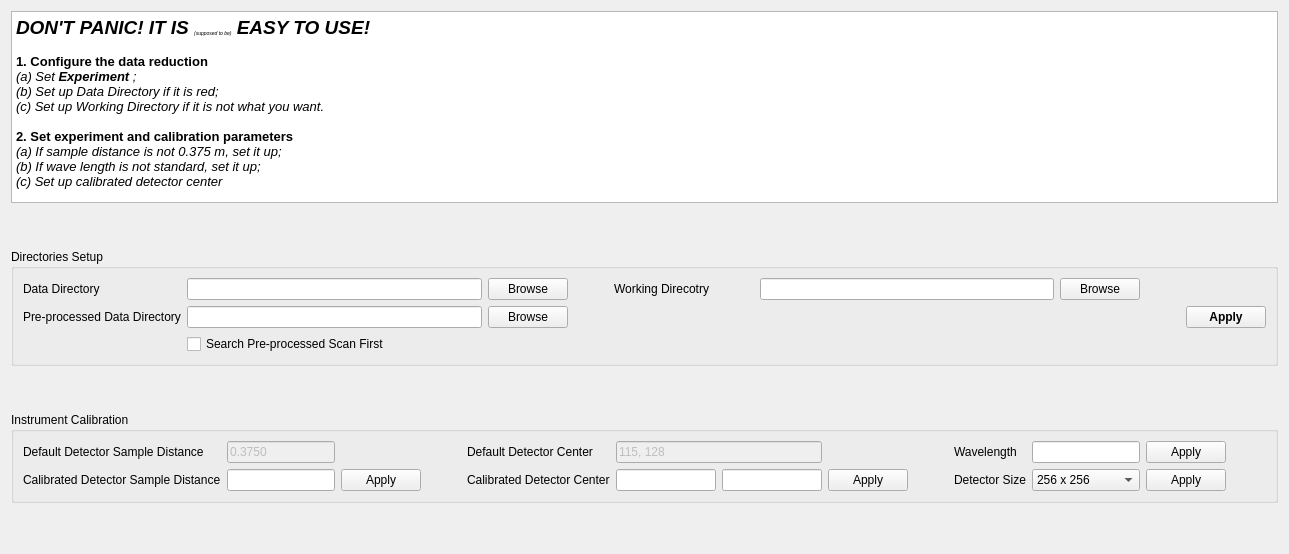
          <widget class="QWidget" name="tab">
           <attribute name="title">
            <string>Setup &amp;&amp; Data Access</string>
           </attribute>
           <layout class="QGridLayout" name="gridLayout_5">
            <item row="5" column="0">
             <widget class="QGroupBox" name="groupBox_11">
              <property name="title">
               <string>Instrument Calibration</string>
              </property>
              <layout class="QGridLayout" name="gridLayout_16">
               <item row="0" column="11">
                <spacer name="horizontalSpacer_26">
                 <property name="orientation">
                  <enum>Qt::Horizontal</enum>
                 </property>
                 <property name="sizeHint" stdset="0">
                  <size>
                   <width>40</width>
                   <height>20</height>
                  </size>
                 </property>
                </spacer>
               </item>
               <item row="1" column="11">
                <spacer name="horizontalSpacer_16">
                 <property name="orientation">
                  <enum>Qt::Horizontal</enum>
                 </property>
                 <property name="sizeHint" stdset="0">
                  <size>
                   <width>40</width>
                   <height>20</height>
                  </size>
                 </property>
                </spacer>
               </item>
               <item row="0" column="1">
                <widget class="QLineEdit" name="lineEdit_defaultSampleDetDistance">
                 <property name="enabled">
                  <bool>false</bool>
                 </property>
                 <property name="sizePolicy">
                  <sizepolicy hsizetype="Preferred" vsizetype="Fixed">
                   <horstretch>0</horstretch>
                   <verstretch>0</verstretch>
                  </sizepolicy>
                 </property>
                 <property name="text">
                  <string>0.3750</string>
                 </property>
                </widget>
               </item>
               <item row="1" column="0">
                <widget class="QLabel" name="label_38">
                 <property name="text">
                  <string>Calibrated Detector Sample Distance</string>
                 </property>
                </widget>
               </item>
               <item row="1" column="2">
                <widget class="QPushButton" name="pushButton_applyCalibratedSampleDistance">
                 <property name="enabled">
                  <bool>true</bool>
                 </property>
                 <property name="text">
                  <string>Apply</string>
                 </property>
                </widget>
               </item>
               <item row="1" column="1">
                <widget class="QLineEdit" name="lineEdit_userDetSampleDistance">
                 <property name="sizePolicy">
                  <sizepolicy hsizetype="Preferred" vsizetype="Fixed">
                   <horstretch>0</horstretch>
                   <verstretch>0</verstretch>
                  </sizepolicy>
                 </property>
                </widget>
               </item>
               <item row="0" column="3">
                <spacer name="horizontalSpacer_29">
                 <property name="orientation">
                  <enum>Qt::Horizontal</enum>
                 </property>
                 <property name="sizeType">
                  <enum>QSizePolicy::Preferred</enum>
                 </property>
                 <property name="sizeHint" stdset="0">
                  <size>
                   <width>40</width>
                   <height>20</height>
                  </size>
                 </property>
                </spacer>
               </item>
               <item row="0" column="0">
                <widget class="QLabel" name="label_33">
                 <property name="text">
                  <string>Default Detector Sample Distance</string>
                 </property>
                </widget>
               </item>
               <item row="0" column="8">
                <widget class="QLabel" name="label_36">
                 <property name="text">
                  <string>Wavelength</string>
                 </property>
                </widget>
               </item>
               <item row="1" column="4">
                <widget class="QLabel" name="label_10">
                 <property name="text">
                  <string>Calibrated Detector Center</string>
                 </property>
                </widget>
               </item>
               <item row="1" column="5">
                <layout class="QHBoxLayout" name="horizontalLayout_17">
                 <item>
                  <widget class="QLineEdit" name="lineEdit_detCenterPixHorizontal">
                   <property name="sizePolicy">
                    <sizepolicy hsizetype="Preferred" vsizetype="Fixed">
                     <horstretch>0</horstretch>
                     <verstretch>0</verstretch>
                    </sizepolicy>
                   </property>
                   <property name="maximumSize">
                    <size>
                     <width>100</width>
                     <height>16777215</height>
                    </size>
                   </property>
                   <property name="toolTip">
                    <string>&lt;html&gt;&lt;head/&gt;&lt;body&gt;&lt;p&gt;&lt;span style=&quot; font-weight:600;&quot;&gt;ROW NUMBER&lt;/span&gt; of User-specified detector center&lt;/p&gt;&lt;/body&gt;&lt;/html&gt;</string>
                   </property>
                  </widget>
                 </item>
                 <item>
                  <widget class="QLineEdit" name="lineEdit_detCenterPixVertical">
                   <property name="sizePolicy">
                    <sizepolicy hsizetype="Preferred" vsizetype="Fixed">
                     <horstretch>0</horstretch>
                     <verstretch>0</verstretch>
                    </sizepolicy>
                   </property>
                   <property name="maximumSize">
                    <size>
                     <width>100</width>
                     <height>16777215</height>
                    </size>
                   </property>
                   <property name="toolTip">
                    <string>&lt;html&gt;&lt;head/&gt;&lt;body&gt;&lt;p&gt;&lt;span style=&quot; font-weight:600;&quot;&gt;COLUMN NUMBER&lt;/span&gt; of User-specified detector center&lt;/p&gt;&lt;/body&gt;&lt;/html&gt;</string>
                   </property>
                  </widget>
                 </item>
                </layout>
               </item>
               <item row="1" column="6">
                <widget class="QPushButton" name="pushButton_applyUserDetCenter">
                 <property name="enabled">
                  <bool>true</bool>
                 </property>
                 <property name="text">
                  <string>Apply</string>
                 </property>
                </widget>
               </item>
               <item row="0" column="4">
                <widget class="QLabel" name="label_19">
                 <property name="text">
                  <string>Default Detector Center</string>
                 </property>
                </widget>
               </item>
               <item row="0" column="10">
                <widget class="QPushButton" name="pushButton_applyUserWavelength">
                 <property name="text">
                  <string>Apply</string>
                 </property>
                </widget>
               </item>
               <item row="0" column="7">
                <spacer name="horizontalSpacer_34">
                 <property name="orientation">
                  <enum>Qt::Horizontal</enum>
                 </property>
                 <property name="sizeType">
                  <enum>QSizePolicy::Preferred</enum>
                 </property>
                 <property name="sizeHint" stdset="0">
                  <size>
                   <width>40</width>
                   <height>20</height>
                  </size>
                 </property>
                </spacer>
               </item>
               <item row="0" column="9">
                <widget class="QLineEdit" name="lineEdit_userWaveLength">
                 <property name="sizePolicy">
                  <sizepolicy hsizetype="Preferred" vsizetype="Fixed">
                   <horstretch>0</horstretch>
                   <verstretch>0</verstretch>
                  </sizepolicy>
                 </property>
                 <property name="text">
                  <string/>
                 </property>
                </widget>
               </item>
               <item row="0" column="5">
                <widget class="QLineEdit" name="lineEdit_defaultDetCenter">
                 <property name="enabled">
                  <bool>false</bool>
                 </property>
                 <property name="text">
                  <string>115, 128</string>
                 </property>
                </widget>
               </item>
               <item row="1" column="8">
                <widget class="QLabel" name="label_70">
                 <property name="text">
                  <string>Detector Size</string>
                 </property>
                </widget>
               </item>
               <item row="1" column="10">
                <widget class="QPushButton" name="pushButton_applyDetectorSize">
                 <property name="text">
                  <string>Apply</string>
                 </property>
                </widget>
               </item>
               <item row="1" column="9">
                <widget class="QComboBox" name="comboBox_detectorSize">
                 <item>
                  <property name="text">
                   <string>256 x 256</string>
                  </property>
                 </item>
                 <item>
                  <property name="text">
                   <string>512 x 512</string>
                  </property>
                 </item>
                </widget>
               </item>
              </layout>
             </widget>
            </item>
            <item row="2" column="0">
             <widget class="QGroupBox" name="groupBox">
              <property name="title">
               <string>Directories Setup</string>
              </property>
              <layout class="QGridLayout" name="gridLayout_11">
               <item row="1" column="2">
                <widget class="QPushButton" name="pushButton_browseLocalDataDir">
                 <property name="text">
                  <string>Browse</string>
                 </property>
                </widget>
               </item>
               <item row="1" column="1">
                <widget class="QLineEdit" name="lineEdit_localSpiceDir">
                 <property name="sizePolicy">
                  <sizepolicy hsizetype="Expanding" vsizetype="Fixed">
                   <horstretch>0</horstretch>
                   <verstretch>0</verstretch>
                  </sizepolicy>
                 </property>
                 <property name="toolTip">
                  <string>&lt;html&gt;&lt;head/&gt;&lt;body&gt;&lt;p&gt;Directory for local data storage&lt;/p&gt;&lt;/body&gt;&lt;/html&gt;</string>
                 </property>
                </widget>
               </item>
               <item row="1" column="3">
                <spacer name="horizontalSpacer">
                 <property name="orientation">
                  <enum>Qt::Horizontal</enum>
                 </property>
                 <property name="sizeType">
                  <enum>QSizePolicy::Preferred</enum>
                 </property>
                 <property name="sizeHint" stdset="0">
                  <size>
                   <width>40</width>
                   <height>20</height>
                  </size>
                 </property>
                </spacer>
               </item>
               <item row="1" column="0">
                <widget class="QLabel" name="label_dir">
                 <property name="sizePolicy">
                  <sizepolicy hsizetype="Fixed" vsizetype="Preferred">
                   <horstretch>0</horstretch>
                   <verstretch>0</verstretch>
                  </sizepolicy>
                 </property>
                 <property name="minimumSize">
                  <size>
                   <width>80</width>
                   <height>0</height>
                  </size>
                 </property>
                 <property name="toolTip">
                  <string>&lt;html&gt;&lt;head/&gt;&lt;body&gt;&lt;p&gt;Directory for local data storage&lt;/p&gt;&lt;/body&gt;&lt;/html&gt;</string>
                 </property>
                 <property name="text">
                  <string>Data Directory</string>
                 </property>
                 <property name="alignment">
                  <set>Qt::AlignLeading|Qt::AlignLeft|Qt::AlignVCenter</set>
                 </property>
                </widget>
               </item>
               <item row="1" column="6">
                <widget class="QPushButton" name="pushButton_browseWorkDir">
                 <property name="text">
                  <string>Browse</string>
                 </property>
                </widget>
               </item>
               <item row="1" column="5">
                <widget class="QLineEdit" name="lineEdit_workDir">
                 <property name="sizePolicy">
                  <sizepolicy hsizetype="Expanding" vsizetype="Fixed">
                   <horstretch>0</horstretch>
                   <verstretch>0</verstretch>
                  </sizepolicy>
                 </property>
                 <property name="toolTip">
                  <string>&lt;html&gt;&lt;head/&gt;&lt;body&gt;&lt;p&gt;Directory to save outcome of the data reduction&lt;/p&gt;&lt;/body&gt;&lt;/html&gt;</string>
                 </property>
                </widget>
               </item>
               <item row="1" column="4">
                <widget class="QLabel" name="label_2">
                 <property name="sizePolicy">
                  <sizepolicy hsizetype="Fixed" vsizetype="Preferred">
                   <horstretch>0</horstretch>
                   <verstretch>0</verstretch>
                  </sizepolicy>
                 </property>
                 <property name="minimumSize">
                  <size>
                   <width>140</width>
                   <height>1</height>
                  </size>
                 </property>
                 <property name="maximumSize">
                  <size>
                   <width>140</width>
                   <height>16777215</height>
                  </size>
                 </property>
                 <property name="toolTip">
                  <string>&lt;html&gt;&lt;head/&gt;&lt;body&gt;&lt;p&gt;Directory to save outcome of the data reduction&lt;/p&gt;&lt;/body&gt;&lt;/html&gt;</string>
                 </property>
                 <property name="text">
                  <string>Working Direcotry</string>
                 </property>
                </widget>
               </item>
               <item row="2" column="7">
                <spacer name="horizontalSpacer_2">
                 <property name="orientation">
                  <enum>Qt::Horizontal</enum>
                 </property>
                 <property name="sizeType">
                  <enum>QSizePolicy::Preferred</enum>
                 </property>
                 <property name="sizeHint" stdset="0">
                  <size>
                   <width>40</width>
                   <height>20</height>
                  </size>
                 </property>
                </spacer>
               </item>
               <item row="2" column="0">
                <widget class="QLabel" name="label">
                 <property name="text">
                  <string>Pre-processed Data Directory</string>
                 </property>
                </widget>
               </item>
               <item row="2" column="8">
                <widget class="QPushButton" name="pushButton_applySetup">
                 <property name="font">
                  <font>
                   <weight>75</weight>
                   <bold>true</bold>
                  </font>
                 </property>
                 <property name="toolTip">
                  <string>&lt;html&gt;&lt;head/&gt;&lt;body&gt;&lt;p&gt;&lt;span style=&quot; font-weight:400;&quot;&gt;Check directories and apply!&lt;/span&gt;&lt;/p&gt;&lt;/body&gt;&lt;/html&gt;</string>
                 </property>
                 <property name="text">
                  <string>Apply</string>
                 </property>
                </widget>
               </item>
               <item row="2" column="1">
                <widget class="QLineEdit" name="lineEdit_preprocessedDir"/>
               </item>
               <item row="2" column="2">
                <widget class="QPushButton" name="pushButton_browsePreprocessed">
                 <property name="text">
                  <string>Browse</string>
                 </property>
                </widget>
               </item>
               <item row="3" column="1">
                <widget class="QCheckBox" name="checkBox_searchPreprocessedFirst">
                 <property name="text">
                  <string>Search Pre-processed Scan First</string>
                 </property>
                </widget>
               </item>
              </layout>
             </widget>
            </item>
            <item row="6" column="0">
             <spacer name="verticalSpacer_2">
              <property name="orientation">
               <enum>Qt::Vertical</enum>
              </property>
              <property name="sizeHint" stdset="0">
               <size>
                <width>20</width>
                <height>40</height>
               </size>
              </property>
             </spacer>
            </item>
            <item row="4" column="0">
             <spacer name="verticalSpacer_4">
              <property name="orientation">
               <enum>Qt::Vertical</enum>
              </property>
              <property name="sizeType">
               <enum>QSizePolicy::Preferred</enum>
              </property>
              <property name="sizeHint" stdset="0">
               <size>
                <width>20</width>
                <height>40</height>
               </size>
              </property>
             </spacer>
            </item>
            <item row="0" column="0">
             <widget class="QTextEdit" name="textEdit">
              <property name="enabled">
               <bool>true</bool>
              </property>
              <property name="sizePolicy">
               <sizepolicy hsizetype="Expanding" vsizetype="Preferred">
                <horstretch>0</horstretch>
                <verstretch>0</verstretch>
               </sizepolicy>
              </property>
              <property name="readOnly">
               <bool>true</bool>
              </property>
              <property name="html">
               <string>&lt;!DOCTYPE HTML PUBLIC &quot;-//W3C//DTD HTML 4.0//EN&quot; &quot;http://www.w3.org/TR/REC-html40/strict.dtd&quot;&gt;
&lt;html&gt;&lt;head&gt;&lt;meta name=&quot;qrichtext&quot; content=&quot;1&quot; /&gt;&lt;style type=&quot;text/css&quot;&gt;
p, li { white-space: pre-wrap; }
&lt;/style&gt;&lt;/head&gt;&lt;body style=&quot; font-family:'Ubuntu'; font-size:11pt; font-weight:400; font-style:normal;&quot;&gt;
&lt;p style=&quot; margin-top:0px; margin-bottom:0px; margin-left:0px; margin-right:0px; -qt-block-indent:0; text-indent:0px;&quot;&gt;&lt;span style=&quot; font-size:14pt; font-weight:600; font-style:italic;&quot;&gt;DON'T PANIC! IT IS &lt;/span&gt;&lt;span style=&quot; font-size:7pt; font-style:italic; vertical-align:sub;&quot;&gt;(supposed to be)&lt;/span&gt;&lt;span style=&quot; font-size:14pt; font-weight:600; font-style:italic;&quot;&gt; EASY TO USE!&lt;/span&gt;&lt;/p&gt;
&lt;p style=&quot;-qt-paragraph-type:empty; margin-top:0px; margin-bottom:0px; margin-left:0px; margin-right:0px; -qt-block-indent:0; text-indent:0px; font-size:10pt; font-weight:600;&quot;&gt;&lt;br /&gt;&lt;/p&gt;
&lt;p style=&quot; margin-top:0px; margin-bottom:0px; margin-left:0px; margin-right:0px; -qt-block-indent:0; text-indent:0px;&quot;&gt;&lt;span style=&quot; font-size:10pt; font-weight:600;&quot;&gt;1. Configure the data reduction&lt;/span&gt;&lt;/p&gt;
&lt;p style=&quot; margin-top:0px; margin-bottom:0px; margin-left:0px; margin-right:0px; -qt-block-indent:0; text-indent:0px;&quot;&gt;&lt;span style=&quot; font-size:10pt; font-style:italic;&quot;&gt;(a) Set &lt;/span&gt;&lt;span style=&quot; font-size:10pt; font-weight:600; font-style:italic;&quot;&gt;Experiment &lt;/span&gt;&lt;span style=&quot; font-size:10pt; font-style:italic;&quot;&gt;;&lt;/span&gt;&lt;/p&gt;
&lt;p style=&quot; margin-top:0px; margin-bottom:0px; margin-left:0px; margin-right:0px; -qt-block-indent:0; text-indent:0px;&quot;&gt;&lt;span style=&quot; font-size:10pt; font-style:italic;&quot;&gt;(b) Set up Data Directory if it is red;&lt;/span&gt;&lt;/p&gt;
&lt;p style=&quot; margin-top:0px; margin-bottom:0px; margin-left:0px; margin-right:0px; -qt-block-indent:0; text-indent:0px;&quot;&gt;&lt;span style=&quot; font-size:10pt; font-style:italic;&quot;&gt;(c) Set up Working Directory if it is not what you want.&lt;/span&gt;&lt;/p&gt;
&lt;p style=&quot;-qt-paragraph-type:empty; margin-top:0px; margin-bottom:0px; margin-left:0px; margin-right:0px; -qt-block-indent:0; text-indent:0px; font-size:10pt; font-style:italic;&quot;&gt;&lt;br /&gt;&lt;/p&gt;
&lt;p style=&quot; margin-top:0px; margin-bottom:0px; margin-left:0px; margin-right:0px; -qt-block-indent:0; text-indent:0px;&quot;&gt;&lt;span style=&quot; font-size:10pt; font-weight:600;&quot;&gt;2. Set experiment and calibration parameters&lt;/span&gt;&lt;/p&gt;
&lt;p style=&quot; margin-top:0px; margin-bottom:0px; margin-left:0px; margin-right:0px; -qt-block-indent:0; text-indent:0px;&quot;&gt;&lt;span style=&quot; font-size:10pt; font-style:italic;&quot;&gt;(a) If sample distance is not 0.375 m, set it up;&lt;/span&gt;&lt;/p&gt;
&lt;p style=&quot; margin-top:0px; margin-bottom:0px; margin-left:0px; margin-right:0px; -qt-block-indent:0; text-indent:0px;&quot;&gt;&lt;span style=&quot; font-size:10pt; font-style:italic;&quot;&gt;(b) If wave length is not standard, set it up;&lt;/span&gt;&lt;/p&gt;
&lt;p style=&quot; margin-top:0px; margin-bottom:0px; margin-left:0px; margin-right:0px; -qt-block-indent:0; text-indent:0px;&quot;&gt;&lt;span style=&quot; font-size:10pt; font-style:italic;&quot;&gt;(c) Set up calibrated detector center&lt;/span&gt;&lt;/p&gt;&lt;/body&gt;&lt;/html&gt;</string>
              </property>
             </widget>
            </item>
            <item row="1" column="0">
             <spacer name="verticalSpacer_32">
              <property name="orientation">
               <enum>Qt::Vertical</enum>
              </property>
              <property name="sizeType">
               <enum>QSizePolicy::Preferred</enum>
              </property>
              <property name="sizeHint" stdset="0">
               <size>
                <width>20</width>
                <height>40</height>
               </size>
              </property>
             </spacer>
            </item>
           </layout>
          </widget>
